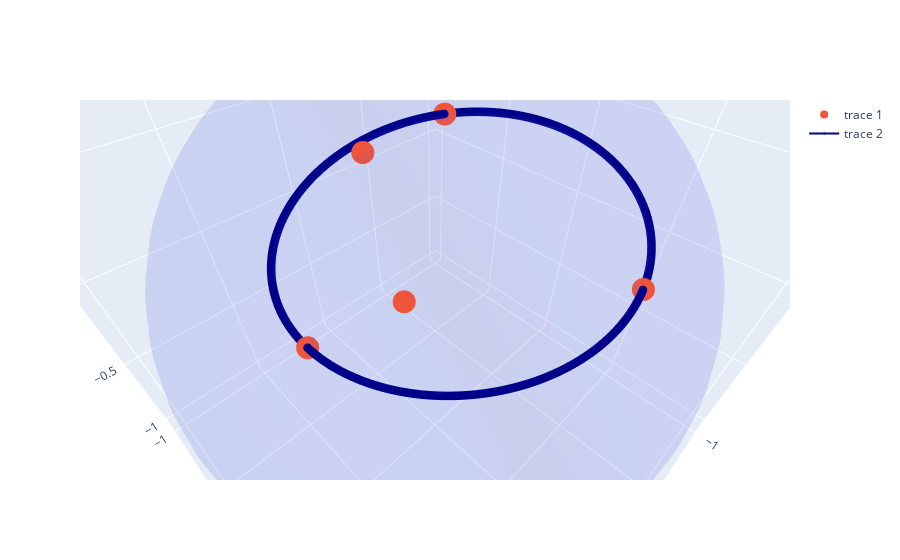

This figure's notebook cell:
### Code cell
u.show_ellipse(x.T, c)

### Figure 1 — Plotly figure (JSON) as saved in the notebook; plotly's stock layout.template omitted (floating-point values rounded to 4 significant figures; data arrays with more than 128 entries replaced by an {"elided": "..."} marker saying what was removed)
{"data": [{"alphahull": 0, "opacity": 0.1, "type": "mesh3d", "x": {"elided": "2500 float values"}, "y": {"elided": "2500 float values"}, "z": {"elided": "2500 float values"}}, {"mode": "markers", "opacity": 1, "type": "scatter3d", "x": [0.1426, 0.5617, 0.2852, 0.4522, 0.7254], "y": [0.7709, 0.48, 0.3141, 0.2476, 0.3688], "z": [0.6208, 0.6739, 0.9055, 0.8569, 0.5813]}, {"line": {"color": "darkblue", "width": 2}, "marker": {"size": 0}, "type": "scatter3d", "x": {"elided": "1000 float values"}, "y": {"elided": "1000 float values"}, "z": {"elided": "1000 float values"}}], "layout": {"autosize": true, "scene": {"aspectmode": "cube", "aspectratio": {"x": 1, "y": 1, "z": 1}, "camera": {"center": {"x": 0, "y": 0, "z": 0}, "eye": {"x": 0.4499, "y": 0.4514, "z": 0.6095}, "projection": {"type": "perspective"}, "up": {"x": 0, "y": 0, "z": 1}}}}}
